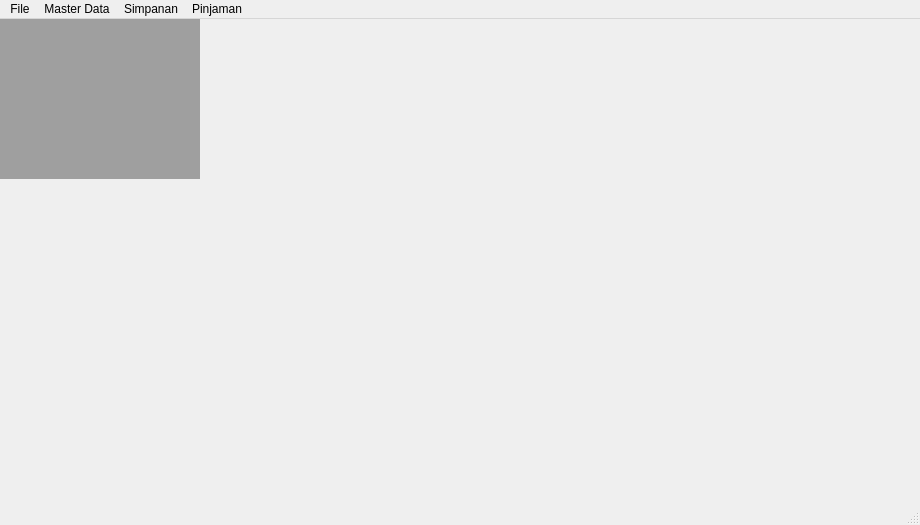
<?xml version="1.0" encoding="UTF-8"?>
<ui version="4.0">
 <class>MainWindow</class>
 <widget class="QMainWindow" name="MainWindow">
  <property name="geometry">
   <rect>
    <x>0</x>
    <y>0</y>
    <width>920</width>
    <height>525</height>
   </rect>
  </property>
  <property name="sizePolicy">
   <sizepolicy hsizetype="Maximum" vsizetype="Maximum">
    <horstretch>0</horstretch>
    <verstretch>0</verstretch>
   </sizepolicy>
  </property>
  <property name="windowTitle">
   <string>MainWindow</string>
  </property>
  <widget class="QWidget" name="centralwidget">
   <widget class="QMdiArea" name="mdi">
    <property name="geometry">
     <rect>
      <x>0</x>
      <y>0</y>
      <width>200</width>
      <height>160</height>
     </rect>
    </property>
   </widget>
  </widget>
  <widget class="QMenuBar" name="menubar">
   <property name="geometry">
    <rect>
     <x>0</x>
     <y>0</y>
     <width>920</width>
     <height>21</height>
    </rect>
   </property>
   <widget class="QMenu" name="menu_file">
    <property name="title">
     <string>File</string>
    </property>
    <addaction name="Login"/>
   </widget>
   <widget class="QMenu" name="menu_master">
    <property name="title">
     <string>Master Data</string>
    </property>
    <addaction name="separator"/>
    <addaction name="Petugas"/>
    <addaction name="Anggota"/>
    <addaction name="Jenis"/>
   </widget>
   <widget class="QMenu" name="menu_simpanan">
    <property name="title">
     <string>Simpanan</string>
    </property>
    <addaction name="Simpanan"/>
    <addaction name="Penarikan"/>
    <addaction name="Daftar_Simpanan"/>
   </widget>
   <widget class="QMenu" name="menu_pinjaman">
    <property name="title">
     <string>Pinjaman</string>
    </property>
    <addaction name="Pinjaman"/>
    <addaction name="Angsuran"/>
   </widget>
   <addaction name="menu_file"/>
   <addaction name="menu_master"/>
   <addaction name="menu_simpanan"/>
   <addaction name="menu_pinjaman"/>
  </widget>
  <widget class="QStatusBar" name="statusbar"/>
  <action name="Petugas">
   <property name="text">
    <string>Data Petugas</string>
   </property>
  </action>
  <action name="Anggota">
   <property name="text">
    <string>Data Anggota</string>
   </property>
  </action>
  <action name="Jenis">
   <property name="text">
    <string>Data Jenis</string>
   </property>
  </action>
  <action name="Simpanan">
   <property name="text">
    <string>Simpanan</string>
   </property>
  </action>
  <action name="Penarikan">
   <property name="text">
    <string>Penarikan</string>
   </property>
  </action>
  <action name="Pinjaman">
   <property name="text">
    <string>Pinjaman</string>
   </property>
  </action>
  <action name="Angsuran">
   <property name="text">
    <string>Angsuran</string>
   </property>
  </action>
  <action name="actionLogin">
   <property name="text">
    <string>Login</string>
   </property>
  </action>
  <action name="Login">
   <property name="text">
    <string>Login</string>
   </property>
   <property name="visible">
    <bool>true</bool>
   </property>
  </action>
  <action name="Daftar_Simpanan">
   <property name="text">
    <string>Daftar Simpanan</string>
   </property>
  </action>
 </widget>
 <resources/>
 <connections/>
</ui>
